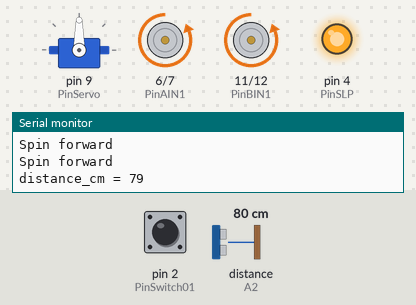
Simulated run of this sketch. Board: Arduino Uno, built with avr-gcc and run on an emulated ATmega328P. On the bench: servo, motor-driver pin pairs drawn as motors (green arrow = first pin HIGH = forward, orange = second pin HIGH = backward, longer = more drive), output pins drawn as LEDs (lit = HIGH), the last lines printed to the serial monitor. Wiring (inferred from the names in the program): ultrasonic range finder: trigger A3; echo A2. The test bench sets the inputs (shaded band); at power-on: distance to the obstacle (sensor on A2) 80 cm, pin 2 (PinSwitch01) HIGH. The echo pulse lasts 58.3 µs per cm; pins used as bus, display or sensor lines are not drawn.

Above: at 2.2 s.
2.3 s: distance to the obstacle (sensor on A2) set to 13 cm
5.3 s: distance to the obstacle (sensor on A2) set to 10 cm
At 7.9 s:
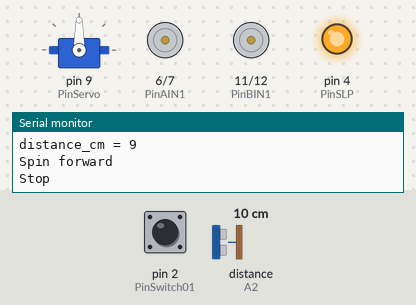
8.3 s: pin 2 (PinSwitch01) pulled LOW for 0.15 s
At 10.1 s:
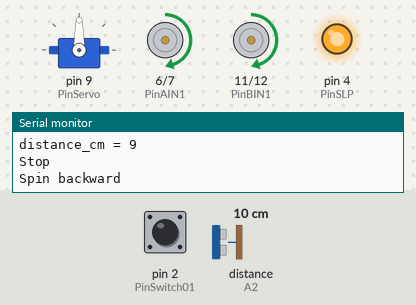
11.4 s: pin 2 (PinSwitch01) pulled LOW for 3.2 s
At 15.2 s:
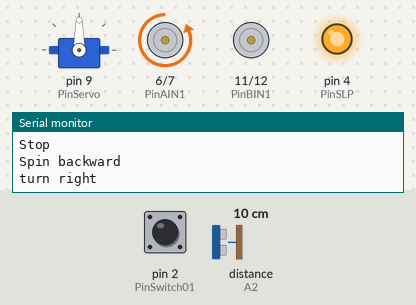
16.8 s: pin 2 (PinSwitch01) pulled LOW for 1 s
At 21.2 s:
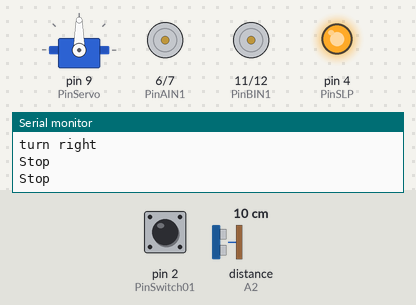
Timing chart, 0 to 21.8 s (numbered marks = the images above; inputs shaded):
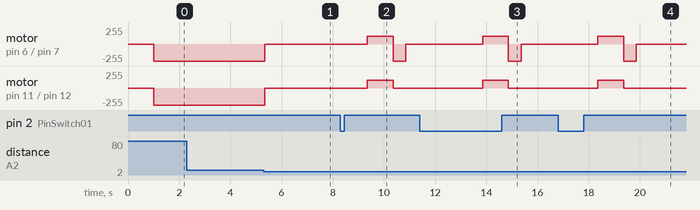

The sketch:

BiWheeledCar04.ino
```cpp
/*
Add contingency handling for car using simple polling

Christopher Lum and Amara Lum and Cora Lum
slowest motor turns = 100
A = left
B = right

Version History
11/24/21: created.  Changed PinBIN1 to 11 so we do not use pin 10 which might be disabled by Servo library
*/

#include <Servo.h>

//Constants
int PinSLP    = 4;
int PinFLT    = 5;

int PinAIN1   = 6;
int PinAIN2   = 7;
int PinBIN1   = 11;
int PinBIN2   = 12;

//contingency
int PinSwitch01 = 2;
int state = 1;    //1 = nominal, 2 = contingency
int turnTime_ms = 500;

//servo
int PinServo  = 9;
Servo myservo;

//HCS04 sensor
int PinHCS04Trigger   = A3;
int PinHCS04Echo      = A2;

void setup() {
  //Serial
  Serial.begin(9600);

  //Pins
  pinMode(PinSLP,OUTPUT);
  pinMode(PinFLT,INPUT);
  pinMode(PinAIN1,OUTPUT);
  pinMode(PinAIN2,OUTPUT);
  pinMode(PinBIN1,OUTPUT);
  pinMode(PinBIN2,OUTPUT);
  pinMode(PinSwitch01,INPUT_PULLUP);

  myservo.attach(PinServo);

  //allow time to switch on car and extract hand
  delay(1000);

  //enable DRV8833 chip
  Serial.println("Enabling DRV8833");
  digitalWrite(PinSLP,HIGH);

  //HC-SR04
  pinMode(PinHCS04Trigger,OUTPUT);
  pinMode(PinHCS04Echo,INPUT);
}

void loop() {

  int pos = 90;    //in range of [0,180]
  myservo.write(pos);

  //set HC-S04 trigger to low
  digitalWrite(PinHCS04Trigger,LOW);
  delayMicroseconds(2);

  //set HC-S04 trigger to high for 10 microseconds to initiate a pulse
  digitalWrite(PinHCS04Trigger,HIGH);
  delayMicroseconds(10);
  digitalWrite(PinHCS04Trigger,LOW);

  //obtain the response from the echo pin
  long duration_ms = pulseIn(PinHCS04Echo,HIGH);

  //convert to distance
  int distance_cm = duration_ms*0.034/2;

  if(distance_cm>10) {
    goForward();
  }
   else {
    stopCar();
   }

  Serial.println("distance_cm = "+(String)distance_cm);

  //determine state of the switch
  bool switch01Pressed = !digitalRead(PinSwitch01);

  //choose an action based on the state of the switch
  if(switch01Pressed==0) {
    goForward();

  } else {
    stopCar();
    goBackward();
    turnRight(turnTime_ms);
    stopCar();
  }

  Serial.println("");
}


void Performance01() {

  goForward();
  stopCar();
  goBackward();
  stopCar();
  turnRight(turnTime_ms);
  stopCar();
  turnLeft(turnTime_ms);
  stopCar();
}

void goSquare() {

  goForward();
  stopCar();
  turnRight(turnTime_ms);
  stopCar();
  goForward();
  stopCar();
  turnRight(turnTime_ms);
  stopCar();
  goForward();
  stopCar();
  turnRight(turnTime_ms);
  stopCar();
  goForward();
  stopCar();
  turnRight(turnTime_ms);
  stopCar();
}

//This makes the car go forward and slowly accelerates the velocity.
void accelerateForward() {
  Serial.println("Spin forward");
  digitalWrite(PinAIN1,LOW);
  analogWrite(PinAIN2,115);
  digitalWrite(PinBIN1,LOW);
  analogWrite(PinBIN2,115);
  delay(1000);

  digitalWrite(PinAIN1,LOW);
  analogWrite(PinAIN2,170);
  digitalWrite(PinBIN1,LOW);
  analogWrite(PinBIN2,170);
  delay(1000);

  digitalWrite(PinAIN1,LOW);
  analogWrite(PinAIN2,255);
  digitalWrite(PinBIN1,LOW);
  analogWrite(PinBIN2,255);
  delay(1000);
}

void stopCar() {
  Serial.println("Stop");
  digitalWrite(PinAIN1,LOW);
  digitalWrite(PinAIN2,LOW);
  digitalWrite(PinBIN1,LOW);
  digitalWrite(PinBIN2,LOW);
  delay(1000);
}

void accelerateBackward() {
  Serial.println("Spin backward");
  analogWrite(PinAIN1,115);
  digitalWrite(PinAIN2,LOW);
  analogWrite(PinBIN1,115);
  digitalWrite(PinBIN2,LOW);
  delay(1000);

  analogWrite(PinAIN1,170);
  digitalWrite(PinAIN2,LOW);
  analogWrite(PinBIN1,170);
  digitalWrite(PinBIN2,LOW);
  delay(1000);

  analogWrite(PinAIN1,255);
  digitalWrite(PinAIN2,LOW);
  analogWrite(PinBIN1,255);
  digitalWrite(PinBIN2,LOW);
  delay(1000);
}

//This makes the car turn right
void turnRight(int T) {
  Serial.println("turn right");
  analogWrite(PinAIN1,0);
  analogWrite(PinAIN2,130);
  analogWrite(PinBIN1,0);
  analogWrite(PinBIN2,0);
  delay(T);
}

//This makes the car turn left
void turnLeft(int T) {
  Serial.println("turn left");
  analogWrite(PinAIN1,0);
  analogWrite(PinAIN2,0);
  analogWrite(PinBIN1,0);
  analogWrite(PinBIN2,150);
  delay(T);
}

void goForward() {
  Serial.println("Spin forward");
  analogWrite(PinAIN1,0);
  analogWrite(PinAIN2,130);
  analogWrite(PinBIN1,0);
  analogWrite(PinBIN2,130);
}

void goBackward() {
  Serial.println("Spin backward");
  analogWrite(PinAIN1,120);
  analogWrite(PinAIN2,0);
  analogWrite(PinBIN1,120);
  analogWrite(PinBIN2,0);
  delay(1000);
}
```

Measured:
- the behaviour switches between 12 and 11 cm on distance to the obstacle (sensor on A2) (found by bisection; images 0 and 1)
- after the input at 5.3 s, motor on pin 6 (PinAIN1) / pin 7 (PinAIN2), motor on pin 11 (PinBIN1) / pin 12 (PinBIN2): backward 255/255 → stopped after 0.05 s
- after the input at 8.3 s, motor on pin 6 (PinAIN1) / pin 7 (PinAIN2): stopped → forward 120/255 after 1.1 s, → backward 255/255 1.0 s later, → stopped 0.50 s later; motor on pin 11 (PinBIN1) / pin 12 (PinBIN2): stopped → forward 120/255 after 1.1 s, → stopped 1.0 s later
- after the input at 11.4 s, motor on pin 6 (PinAIN1) / pin 7 (PinAIN2): stopped → forward 120/255 after 2.5 s, → backward 255/255 1.0 s later, → stopped 0.50 s later; motor on pin 11 (PinBIN1) / pin 12 (PinBIN2): stopped → forward 120/255 after 2.5 s, → stopped 1.0 s later
- after the input at 16.8 s, motor on pin 6 (PinAIN1) / pin 7 (PinAIN2): stopped → forward 120/255 after 1.6 s, → backward 255/255 1.0 s later, → stopped 0.50 s later; motor on pin 11 (PinBIN1) / pin 12 (PinBIN2): stopped → forward 120/255 after 1.6 s, → stopped 1.0 s later
